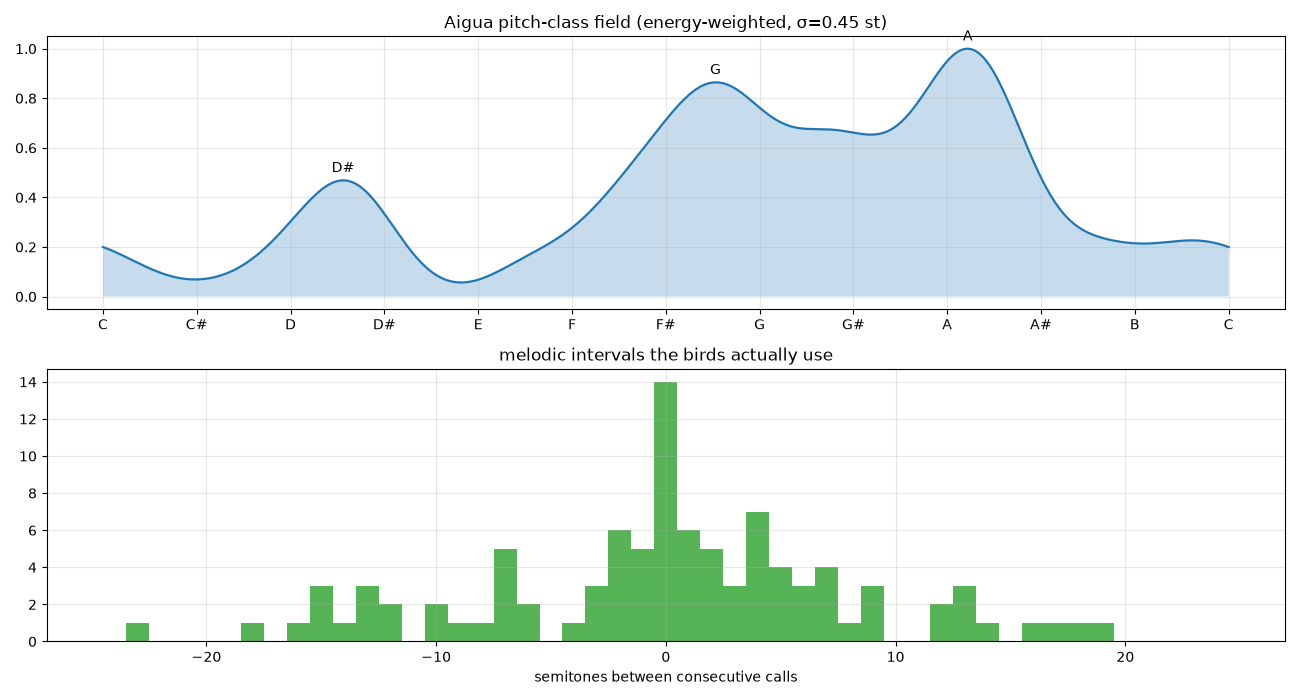

The script that saved this image:
"""Phase 4b: what key is this place in?

Derives a tonal centre from the corpus itself rather than imposing one:
an energy-weighted, wrap-around kernel density over pitch class, correlated
against Krumhansl–Schmuckler profiles. Also measures the melodic intervals
the birds actually use between successive calls.
"""
import json
import numpy as np
import librosa
import matplotlib
matplotlib.use("Agg")
import matplotlib.pyplot as plt

NOTE_NAMES = ["C", "C#", "D", "D#", "E", "F", "F#", "G", "G#", "A", "A#", "B"]
ev = json.load(open("events.json"))
p = [e for e in ev if e["f0_med"] > 0 and e["f0_conf"] > 3.5 and e["id"] != 14]
print(f"{len(p)}/{len(ev)} events confidently pitched")

midi = np.array([69 + 12 * np.log2(e["f0_med"] / 440.0) for e in p])
w = np.array([e["dur"] * 10 ** (e["rms_db"] / 20) for e in p])
w /= w.sum()
pc = midi % 12.0

# wrap-around KDE over pitch class
grid = np.linspace(0, 12, 1201)
SIGMA = 0.45          # semitones — wide enough that birds needn't be in tune
dens = np.zeros_like(grid)
for x, wi in zip(pc, w):
    for off in (-12, 0, 12):
        dens += wi * np.exp(-0.5 * ((grid - (x + off)) / SIGMA) ** 2)
dens /= dens.max()

peaks = []
for i in range(1, len(grid) - 1):
    if dens[i] > dens[i - 1] and dens[i] >= dens[i + 1] and dens[i] > 0.35:
        peaks.append((grid[i], dens[i]))
peaks = [pk for pk in peaks if pk[0] < 12.0]
print("\npitch-class density peaks (weighted by duration × level):")
for x, d in sorted(peaks, key=lambda t: -t[1]):
    n = NOTE_NAMES[int(round(x)) % 12]
    cents = (x - round(x)) * 100
    print(f"  {x:5.2f}  ≈ {n:<2} {cents:+6.1f}¢   strength {d:.2f}")

# 12-TET chroma for key correlation
chroma = np.zeros(12)
for x, wi in zip(pc, w):
    lo, frac = int(np.floor(x)) % 12, x - np.floor(x)
    chroma[lo] += wi * (1 - frac)
    chroma[(lo + 1) % 12] += wi * frac
chroma /= chroma.sum()

KS_MAJ = np.array([6.35, 2.23, 3.48, 2.33, 4.38, 4.09, 2.52, 5.19, 2.39, 3.66, 2.29, 2.88])
KS_MIN = np.array([6.33, 2.68, 3.52, 5.38, 2.60, 3.53, 2.54, 4.75, 3.98, 2.69, 3.34, 3.17])


def corr(a, b):
    a, b = a - a.mean(), b - b.mean()
    return float((a * b).sum() / (np.sqrt((a * a).sum() * (b * b).sum()) + 1e-12))


scores = []
for t in range(12):
    scores.append((corr(chroma, np.roll(KS_MAJ, t)), f"{NOTE_NAMES[t]} major"))
    scores.append((corr(chroma, np.roll(KS_MIN, t)), f"{NOTE_NAMES[t]} minor"))
scores.sort(reverse=True)
print("\nkey correlation (Krumhansl–Schmuckler):")
for s, k in scores[:5]:
    print(f"  {k:<10} r = {s:+.3f}")

print("\nchroma:")
for i in np.argsort(-chroma):
    bar = "█" * int(round(chroma[i] * 120))
    print(f"  {NOTE_NAMES[i]:<2} {chroma[i]*100:5.1f}%  {bar}")

# melodic intervals actually used between consecutive calls
p_sorted = sorted(p, key=lambda e: e["t0"])
iv = []
for a, b in zip(p_sorted, p_sorted[1:]):
    if b["t0"] - a["t1"] < 2.0:
        iv.append(12 * np.log2(b["f0_med"] / a["f0_med"]))
iv = np.array(iv)
print(f"\n{len(iv)} consecutive-call intervals; |median| {np.median(np.abs(iv)):.2f} st")
hist, edges = np.histogram(iv, bins=np.arange(-24.5, 25.5, 1.0))
top = np.argsort(-hist)[:8]
print("most common intervals (semitones):")
for i in sorted(top, key=lambda i: -hist[i]):
    if hist[i]:
        print(f"  {edges[i]+0.5:+5.0f} st  ×{hist[i]}")

# internal sweep range — how far a single call travels
sw = np.array([e["span_st"] for e in p])
print(f"\nwithin-call pitch span: med {np.median(sw):.1f} st  "
      f"p90 {np.percentile(sw,90):.1f} st  max {sw.max():.1f} st")

fig, ax = plt.subplots(2, 1, figsize=(13, 7))
ax[0].plot(grid, dens, lw=1.6)
ax[0].fill_between(grid, dens, alpha=0.25)
for x, d in peaks:
    ax[0].annotate(f"{NOTE_NAMES[int(round(x))%12]}", (x, d),
                   textcoords="offset points", xytext=(0, 6), ha="center")
ax[0].set_xticks(range(13))
ax[0].set_xticklabels(NOTE_NAMES + ["C"])
ax[0].set_title("Aigua pitch-class field (energy-weighted, σ=0.45 st)")
ax[0].grid(alpha=0.3)
ax[1].hist(iv, bins=np.arange(-24.5, 25.5, 1.0), color="tab:green", alpha=0.8)
ax[1].set_xlabel("semitones between consecutive calls")
ax[1].set_title("melodic intervals the birds actually use")
ax[1].grid(alpha=0.3)
plt.tight_layout()
plt.savefig("pitch_field.png", dpi=100)
print("\nwrote pitch_field.png")
